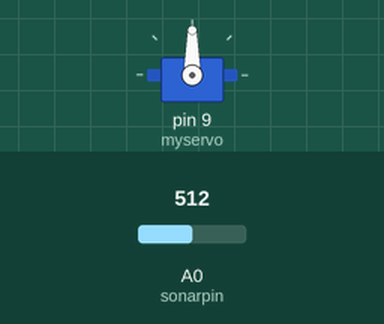
Recording of a sketch running on a simulated Arduino Uno, built with avr-gcc and run on an emulated ATmega328P. Shown: servo. Inputs (shaded band) come from the test bench; at power-on: A0 (sonarpin) = 512. What the sketch prints to the serial monitor is not drawn. At 13.5 s the program stops and its outputs stay as they are.

Above: at 1.05 s.
Timing chart, 0 to 4.0 s (numbered marks = the images above):
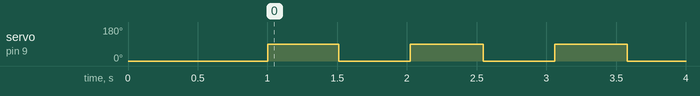

The sketch:

Code.ino
```cpp
#include <Servo.h>

// experiment information
int type = 2; // 0 = time bound, 1 = multiple per angle, 2 = continous
int counter = 12;
int timeDelay = 100;
int readingPerAngle = 10;

// servo information
Servo myservo;
int sonarpin = 0;
int servopin = 9;

void setup() {
  myservo.attach(9);
  Serial.begin(9600);
  myservo.write(0);
  delay(1000);
}

void loop() {
  while (counter == 0) {} // this basically means it's done

  if (type == 0) { // time bound
    timeBound();
  } else if (type == 1) { // mutliple per angle
    multiplePerAngle();
  } else { // continous
    continous();
  }
  counter--;
}

void timeBound() {
  for (int i = 0; i < 2; i++) {
    int startPos = i == 0 ? 0 : 90;
    int endPos = i == 0 ? 90 : 0;
    for (int pos = startPos; pos != endPos; pos = i == 0? pos + 1 : pos  - 1)
    {
      unsigned long startTime = millis();
      myservo.write(pos);
      while (millis() - startTime  < timeDelay) {
        printReading(pos);
      }
    }
    printPlaceHolder();
  }
}

void multiplePerAngle() {
  for (int i = 0; i < 2; i++) {
    int startPos = i == 0 ? 0 : 90;
    int endPos = i == 0 ? 90 : 0;
    for (int pos = startPos; pos != endPos; pos = i == 0? pos + 1 : pos  - 1)
    {
      myservo.write(pos);
      for (int x = 0; x < readingPerAngle; x++) {
        printReading(pos);
      }
    }
    printPlaceHolder();
  }
}

void continous() {
  for (int i = 0; i < 2; i++) {
    unsigned long startTime = millis();
    int nextPos = i == 0 ? 90 : 0;
    myservo.write(nextPos);
    while(millis() - startTime < 500) {
      printReading(nextPos);
    }
    printPlaceHolder();
  }

}

void printReading(int angle) {
  double cm = analogRead(sonarpin) / 2 * 2.54;
  Serial.print(millis());
  Serial.print(",");
  Serial.print(counter);
  Serial.print(",");
  Serial.print(angle);
  Serial.print(",");
  Serial.println(cm);
}

void printPlaceHolder() {
  Serial.println("-1,-1");
}
```

Measured:
- by itself, servo on pin 9 (myservo): alternates 90° for 0.51 s and 0° for 0.52 s, 24 changes in all, then stays 0°
